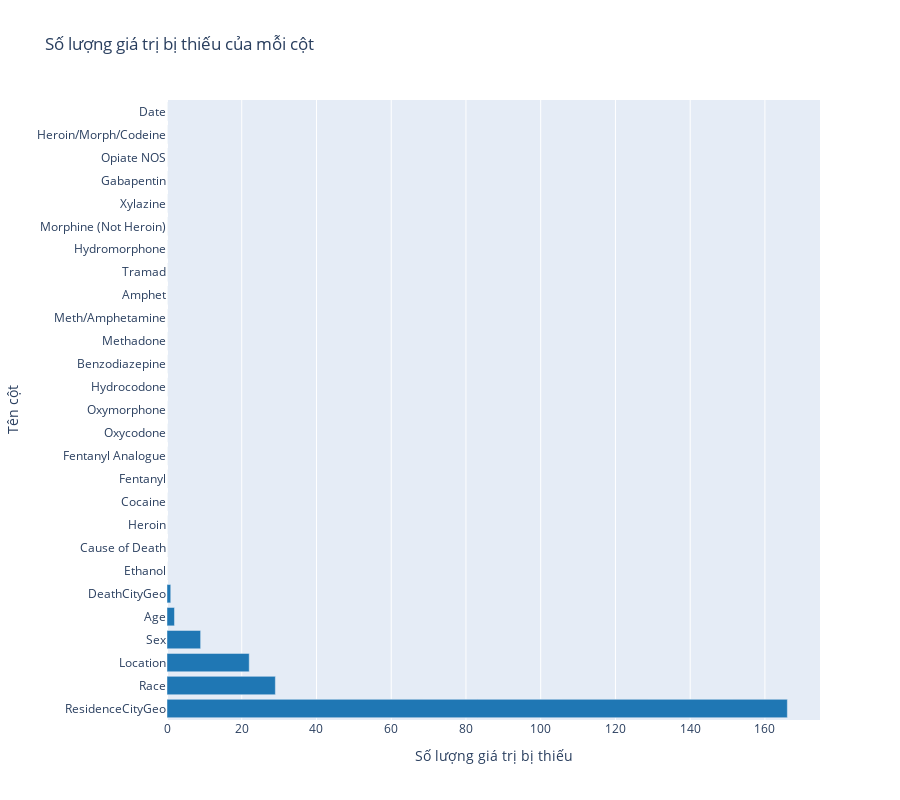

Notebook cell for this chart:
### Markdown cell above
"With each categorical column, how are values distributed?
- What is the percentage of missing values?
- How many different values? Are they abnormal?"

### Code cell
import pandas as pd
import plotly.graph_objects as go

missing_values = DrugDeath_df.isnull().sum().sort_values(ascending=True)

fig = go.Figure(data=[go.Bar(
    y=missing_values.index,
    x=missing_values.values,
    orientation='h',
    marker_color='#1f77b4'
)])

fig.update_layout(
    title_text='Số lượng giá trị bị thiếu của mỗi cột',
    xaxis_title='Số lượng giá trị bị thiếu',
    yaxis_title='Tên cột',
    yaxis={'autorange': 'reversed'},
    height=800
)

fig.show()

### Figure 1 — Plotly figure (JSON) as saved in the notebook; plotly's stock layout.template omitted (floating-point values rounded to 4 significant figures)
{"data": [{"marker": {"color": "#1f77b4"}, "orientation": "h", "type": "bar", "x": [0, 0, 0, 0, 0, 0, 0, 0, 0, 0, 0, 0, 0, 0, 0, 0, 0, 0, 0, 0, 0, 1, 2, 9, 22, 29, 166], "y": ["Date", "Heroin/Morph/Codeine", "Opiate NOS", "Gabapentin", "Xylazine", "Morphine (Not Heroin)", "Hydromorphone", "Tramad", "Amphet", "Meth/Amphetamine", "Methadone", "Benzodiazepine", "Hydrocodone", "Oxymorphone", "Oxycodone", "Fentanyl Analogue", "Fentanyl", "Cocaine", "Heroin", "Cause of Death", "Ethanol", "DeathCityGeo", "Age", "Sex", "Location", "Race", "ResidenceCityGeo"]}], "layout": {"height": 800, "title": {"text": "Số lượng giá trị bị thiếu của mỗi cột"}, "xaxis": {"title": {"text": "Số lượng giá trị bị thiếu"}}, "yaxis": {"autorange": "reversed", "title": {"text": "Tên cột"}}}}
